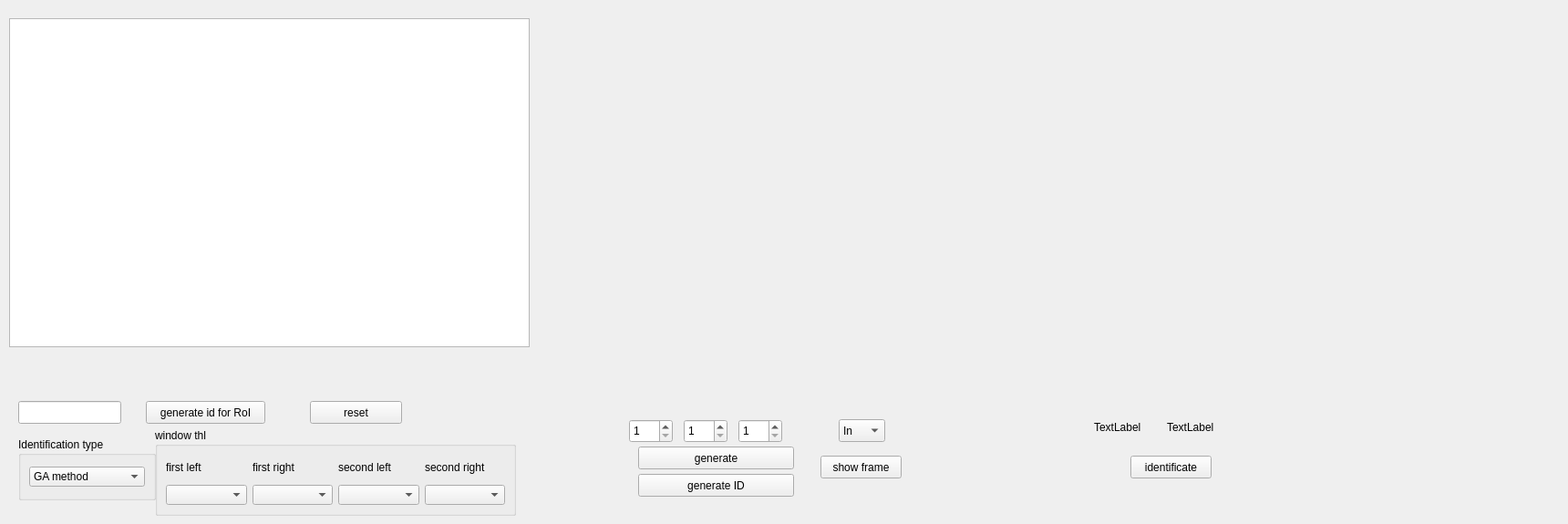
      <widget class="QWidget" name="tab_7">
       <attribute name="title">
        <string>Identification</string>
       </attribute>
       <widget class="QPushButton" name="pushButton_55">
        <property name="geometry">
         <rect>
          <x>160</x>
          <y>440</y>
          <width>131</width>
          <height>25</height>
         </rect>
        </property>
        <property name="text">
         <string>generate id for RoI</string>
        </property>
       </widget>
       <widget class="QPushButton" name="pushButton_56">
        <property name="geometry">
         <rect>
          <x>340</x>
          <y>440</y>
          <width>101</width>
          <height>25</height>
         </rect>
        </property>
        <property name="text">
         <string>reset</string>
        </property>
       </widget>
       <widget class="QCustomPlot" name="widget_7" native="true">
        <property name="geometry">
         <rect>
          <x>600</x>
          <y>30</y>
          <width>1111</width>
          <height>401</height>
         </rect>
        </property>
        <property name="minimumSize">
         <size>
          <width>0</width>
          <height>400</height>
         </size>
        </property>
       </widget>
       <widget class="QPushButton" name="pushButton_51">
        <property name="geometry">
         <rect>
          <x>700</x>
          <y>490</y>
          <width>171</width>
          <height>25</height>
         </rect>
        </property>
        <property name="text">
         <string>generate</string>
        </property>
       </widget>
       <widget class="QSpinBox" name="spinBox_3">
        <property name="geometry">
         <rect>
          <x>690</x>
          <y>460</y>
          <width>48</width>
          <height>26</height>
         </rect>
        </property>
        <property name="minimum">
         <number>1</number>
        </property>
       </widget>
       <widget class="QSpinBox" name="spinBox_8">
        <property name="geometry">
         <rect>
          <x>750</x>
          <y>460</y>
          <width>48</width>
          <height>26</height>
         </rect>
        </property>
        <property name="minimum">
         <number>1</number>
        </property>
       </widget>
       <widget class="QPushButton" name="pushButton_63">
        <property name="geometry">
         <rect>
          <x>900</x>
          <y>500</y>
          <width>89</width>
          <height>25</height>
         </rect>
        </property>
        <property name="text">
         <string>show frame</string>
        </property>
       </widget>
       <widget class="QPushButton" name="pushButton_64">
        <property name="geometry">
         <rect>
          <x>1240</x>
          <y>500</y>
          <width>89</width>
          <height>25</height>
         </rect>
        </property>
        <property name="text">
         <string>identificate</string>
        </property>
       </widget>
       <widget class="QLabel" name="label_12">
        <property name="geometry">
         <rect>
          <x>1200</x>
          <y>460</y>
          <width>67</width>
          <height>17</height>
         </rect>
        </property>
        <property name="text">
         <string>TextLabel</string>
        </property>
       </widget>
       <widget class="QLabel" name="label_13">
        <property name="geometry">
         <rect>
          <x>1280</x>
          <y>460</y>
          <width>67</width>
          <height>17</height>
         </rect>
        </property>
        <property name="text">
         <string>TextLabel</string>
        </property>
       </widget>
       <widget class="QComboBox" name="comboBox_24">
        <property name="geometry">
         <rect>
          <x>920</x>
          <y>460</y>
          <width>51</width>
          <height>25</height>
         </rect>
        </property>
        <item>
         <property name="text">
          <string>In</string>
         </property>
        </item>
        <item>
         <property name="text">
          <string>Mo</string>
         </property>
        </item>
       </widget>
       <widget class="QTableView" name="tableView_2">
        <property name="geometry">
         <rect>
          <x>10</x>
          <y>20</y>
          <width>571</width>
          <height>361</height>
         </rect>
        </property>
       </widget>
       <widget class="QGroupBox" name="groupBox_29">
        <property name="geometry">
         <rect>
          <x>20</x>
          <y>480</y>
          <width>151</width>
          <height>69</height>
         </rect>
        </property>
        <property name="title">
         <string>Identification type</string>
        </property>
        <layout class="QVBoxLayout" name="verticalLayout_46">
         <item>
          <widget class="QComboBox" name="comboBox_4">
           <item>
            <property name="text">
             <string>GA method</string>
            </property>
           </item>
           <item>
            <property name="text">
             <string>Linear combination method</string>
            </property>
           </item>
          </widget>
         </item>
        </layout>
       </widget>
       <widget class="QLineEdit" name="lineEdit_2">
        <property name="geometry">
         <rect>
          <x>20</x>
          <y>440</y>
          <width>113</width>
          <height>25</height>
         </rect>
        </property>
       </widget>
       <widget class="QGroupBox" name="groupBox_54">
        <property name="geometry">
         <rect>
          <x>170</x>
          <y>470</y>
          <width>396</width>
          <height>96</height>
         </rect>
        </property>
        <property name="title">
         <string>window thl</string>
        </property>
        <layout class="QHBoxLayout" name="horizontalLayout_12">
         <item>
          <layout class="QHBoxLayout" name="horizontalLayout_13">
           <item>
            <layout class="QVBoxLayout" name="verticalLayout_47">
             <item>
              <widget class="QLabel" name="label_4">
               <property name="text">
                <string>first left</string>
               </property>
              </widget>
             </item>
             <item>
              <widget class="QComboBox" name="comboBox_15"/>
             </item>
            </layout>
           </item>
           <item>
            <layout class="QVBoxLayout" name="verticalLayout_49">
             <item>
              <widget class="QLabel" name="label_15">
               <property name="text">
                <string>first right</string>
               </property>
              </widget>
             </item>
             <item>
              <widget class="QComboBox" name="comboBox_14"/>
             </item>
            </layout>
           </item>
           <item>
            <layout class="QVBoxLayout" name="verticalLayout_50">
             <item>
              <widget class="QLabel" name="label_16">
               <property name="text">
                <string>second left</string>
               </property>
              </widget>
             </item>
             <item>
              <widget class="QComboBox" name="comboBox_13"/>
             </item>
            </layout>
           </item>
           <item>
            <layout class="QVBoxLayout" name="verticalLayout_51">
             <item>
              <widget class="QLabel" name="label_17">
               <property name="text">
                <string>second right</string>
               </property>
              </widget>
             </item>
             <item>
              <widget class="QComboBox" name="comboBox_12"/>
             </item>
            </layout>
           </item>
          </layout>
         </item>
        </layout>
       </widget>
       <widget class="QSpinBox" name="spinBox_10">
        <property name="geometry">
         <rect>
          <x>810</x>
          <y>460</y>
          <width>48</width>
          <height>26</height>
         </rect>
        </property>
        <property name="minimum">
         <number>1</number>
        </property>
       </widget>
       <widget class="QPushButton" name="pushButton_68">
        <property name="geometry">
         <rect>
          <x>700</x>
          <y>520</y>
          <width>171</width>
          <height>25</height>
         </rect>
        </property>
        <property name="text">
         <string>generate ID</string>
        </property>
       </widget>
      </widget>
